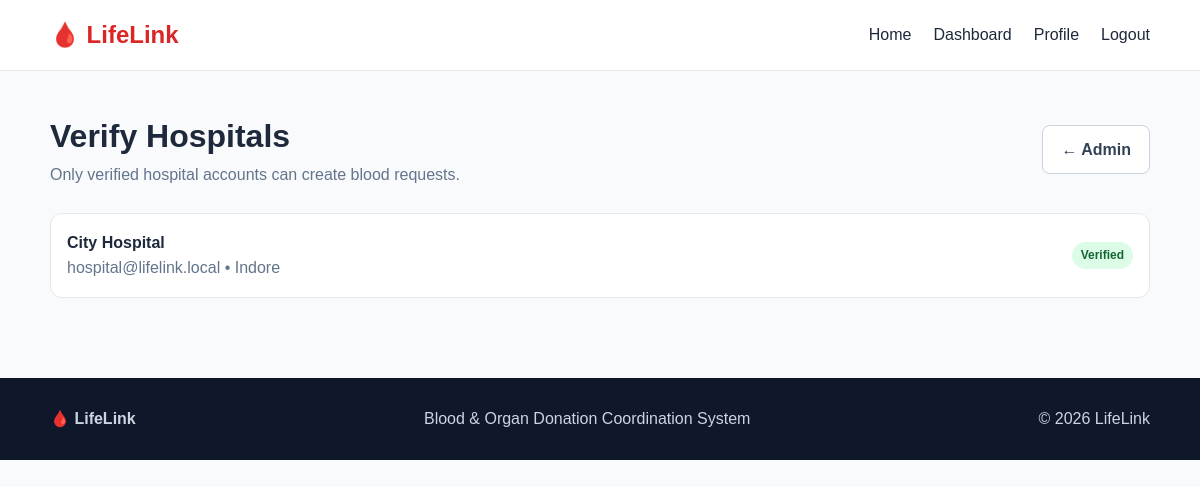
/manage-hospitals (signed in), run on the app's committed database.
### tables this page shows
CREATE TABLE users(
      id INTEGER PRIMARY KEY AUTOINCREMENT, name TEXT NOT NULL, email TEXT UNIQUE NOT NULL,
      password_hash TEXT NOT NULL, role TEXT NOT NULL, phone TEXT, city TEXT,
      lat REAL, lng REAL, blood_group TEXT, last_donation TEXT,
      verified INTEGER DEFAULT 1, active INTEGER DEFAULT 1, created_at TEXT NOT NULL
    );

### app.py (the view)
@app.route("/manage-hospitals")
@role_required("admin")
def manage_hospitals(): return render_template("manage-hospitals.html",hospitals=q("SELECT * FROM users WHERE role='hospital' ORDER BY verified,created_at DESC"))

### app.py (called while the page is built)
def db():
    if "db" not in g:
        g.db = sqlite3.connect(DB_PATH)
        g.db.row_factory = sqlite3.Row
        g.db.execute("PRAGMA foreign_keys=ON")
    return g.db

def q(sql, args=(), one=False):
    cur=db().execute(sql,args)
    rows=cur.fetchone() if one else cur.fetchall()
    cur.close()
    return rows

def current_user():
    uid=session.get("user_id")
    return q("SELECT * FROM users WHERE id=? AND active=1",(uid,),one=True) if uid else None

@app.context_processor
def inject():
    return {"current_user": current_user(), "blood_groups": BLOOD_GROUPS, "cooldown": COOLDOWN_DAYS}

def role_required(*roles):
    def deco(f):
        @wraps(f)
        def wrap(*a,**kw):
            u=current_user()
            if not u: return redirect(url_for("login",next=request.path))
            if u["role"] not in roles:
                flash("You do not have permission to access this page.","error")
                return redirect(url_for("dashboard"))
            return f(*a,**kw)
        return wrap
    return deco

### templates/manage-hospitals.html (shortened to what this page needs)
<!doctype html><html lang="en"><head><link rel="stylesheet" href="{{ url_for('static',filename='css/style.css') }}"></head><body>
<header class="navbar"><div class="container navrow"><a class="logo" href="{{ url_for('index') }}">🩸 LifeLink</a><nav class="navlinks">
<a href="{{ url_for('index') }}">Home</a>{% if current_user %}<a href="{{ url_for('dashboard') }}">Dashboard</a>{% if current_user.role=='donor' %}<a href="{{ url_for('blood_requests') }}">Requests</a>{% endif %}<a href="{{ url_for('profile') if current_user.role in ['donor','recipient','camp_organizer'] else url_for('dashboard') }}">Profile</a><a href="{{ url_for('logout') }}">Logout</a>{% else %}<a href="{{ url_for('login') }}">Login</a><a href="{{ url_for('register') }}">Register</a>{% endif %}
</nav></div></header>
<main class="dashboard"><div class="container"><div class="dashhead"><div><h1>Verify Hospitals</h1><p class="muted">Only verified hospital accounts can create blood requests.</p></div><a class="btn light" href="{{url_for('admin_dashboard')}}">← Admin</a></div><div class="list">{% for h in hospitals %}<div class="item"><div><strong>{{h.name}}</strong><p class="muted">{{h.email}} • {{h.city or '—'}}</p></div>{% if h.verified %}<span class="badge green">Verified</span>{% else %}<button class="btn primary" onclick="verifyHospital({{h.id}})">Verify</button>{% endif %}</div>{% else %}<div class="card">No hospitals registered.</div>{% endfor %}</div></div></main>
<footer><div class="container footerrow"><strong>🩸 LifeLink</strong><span>Blood & Organ Donation Coordination System</span><span>© 2026 LifeLink</span></div></footer>
<script src="{{ url_for('static',filename='js/main.js') }}"></script></body></html>

### static/css/style.css (style rules this page uses)
* { box-sizing:border-box;margin:0;padding:0 }
body { font-family:Arial,sans-serif;background:#f8fafc;color:#1e293b;line-height:1.6 }
a { text-decoration:none;color:inherit }
.container { width:min(1100px,92%);margin:auto }
.navbar { background:#fff;border-bottom:1px solid #e5e7eb;position:sticky;top:0;z-index:10 }
.navrow { height:70px;display:flex;align-items:center;justify-content:space-between }
.logo { font-size:24px;font-weight:700;color:#dc2626 }
.navlinks { display:flex;gap:22px }
.hero p,.muted { color:#64748b }
.btn { display:inline-block;border:0;border-radius:8px;padding:11px 18px;font-weight:700;cursor:pointer }
.light { background:white;border:1px solid #cbd5e1;color:#334155 }
.dashboard { padding:40px 0 }
.dashhead { display:flex;justify-content:space-between;align-items:center;margin-bottom:25px }
.list { display:grid;gap:12px }
.item { background:white;border:1px solid #e2e8f0;border-radius:12px;padding:16px;display:flex;justify-content:space-between;align-items:center;gap:15px }
.badge { display:inline-block;border-radius:15px;padding:4px 9px;font-size:12px;font-weight:700;background:#fee2e2;color:#991b1b }
.green { background:#dcfce7;color:#166534 }
footer { background:#0f172a;color:#cbd5e1;padding:28px 0;margin-top:40px }
.footerrow { display:flex;justify-content:space-between;gap:15px }

### data on the page
users: name "City Hospital", email "hospital@lifelink.local", city "Indore", verified "Verified"
